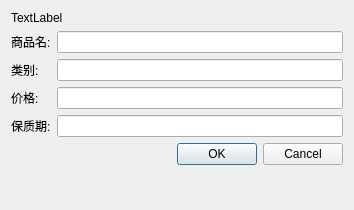
<?xml version="1.0" encoding="UTF-8"?>
<ui version="4.0">
 <class>operateProduct</class>
 <widget class="QDialog" name="operateProduct">
  <property name="geometry">
   <rect>
    <x>0</x>
    <y>0</y>
    <width>354</width>
    <height>210</height>
   </rect>
  </property>
  <property name="windowTitle">
   <string>Dialog</string>
  </property>
  <layout class="QGridLayout" name="gridLayout" rowstretch="0">
   <item row="0" column="0">
    <layout class="QFormLayout" name="formLayout">
     <property name="fieldGrowthPolicy">
      <enum>QFormLayout::AllNonFixedFieldsGrow</enum>
     </property>
     <item row="1" column="0">
      <widget class="QLabel" name="Label">
       <property name="text">
        <string>商品名:</string>
       </property>
      </widget>
     </item>
     <item row="1" column="1">
      <widget class="QLineEdit" name="name"/>
     </item>
     <item row="2" column="0">
      <widget class="QLabel" name="Label_2">
       <property name="text">
        <string>类别:</string>
       </property>
      </widget>
     </item>
     <item row="2" column="1">
      <widget class="QLineEdit" name="sort"/>
     </item>
     <item row="3" column="0">
      <widget class="QLabel" name="Label_3">
       <property name="text">
        <string>价格:</string>
       </property>
      </widget>
     </item>
     <item row="3" column="1">
      <widget class="QLineEdit" name="price"/>
     </item>
     <item row="4" column="0">
      <widget class="QLabel" name="Label_4">
       <property name="text">
        <string>保质期:</string>
       </property>
      </widget>
     </item>
     <item row="4" column="1">
      <widget class="QLineEdit" name="expdate"/>
     </item>
     <item row="5" column="1">
      <widget class="QDialogButtonBox" name="buttonBox">
       <property name="orientation">
        <enum>Qt::Horizontal</enum>
       </property>
       <property name="standardButtons">
        <set>QDialogButtonBox::Cancel|QDialogButtonBox::Ok</set>
       </property>
      </widget>
     </item>
     <item row="0" column="0" colspan="2">
      <widget class="QLabel" name="info">
       <property name="text">
        <string>TextLabel</string>
       </property>
      </widget>
     </item>
    </layout>
   </item>
  </layout>
 </widget>
 <resources/>
 <connections>
  <connection>
   <sender>buttonBox</sender>
   <signal>accepted()</signal>
   <receiver>operateProduct</receiver>
   <slot>accept()</slot>
   <hints>
    <hint type="sourcelabel">
     <x>248</x>
     <y>254</y>
    </hint>
    <hint type="destinationlabel">
     <x>157</x>
     <y>274</y>
    </hint>
   </hints>
  </connection>
  <connection>
   <sender>buttonBox</sender>
   <signal>rejected()</signal>
   <receiver>operateProduct</receiver>
   <slot>reject()</slot>
   <hints>
    <hint type="sourcelabel">
     <x>316</x>
     <y>260</y>
    </hint>
    <hint type="destinationlabel">
     <x>286</x>
     <y>274</y>
    </hint>
   </hints>
  </connection>
 </connections>
</ui>
